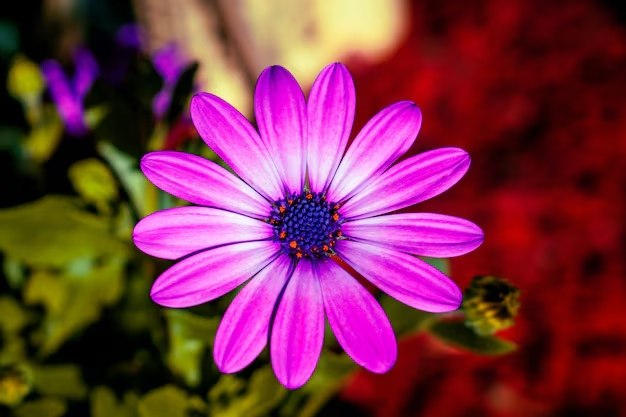
#> input picture assets/flor.jpg, 626 x 417 px; its folder holds only this picture in this run
$ jupyter execute bordas.ipynb
#> lines starting #> are read from the running program, lines starting #| are printed output that depends on the picture; after the words box and inside, x2 and y2 are one past the last pixel; in counts of white or black regions, pixels touching at a corner belong together
# Estudo sobre detecção de bordas

Referencial:
- https://medium.com/turing-talks/detec%C3%A7%C3%A3o-de-bordas-e-transforma%C3%A7%C3%B5es-morfol%C3%B3gicas-em-imagens-com-opencv-8aecf8c8ba2f
- https://docs.opencv.org/4.x/d4/d73/tutorial_py_contours_begin.html

## Bibliotecas

[cell 1]
import cv2 as cv
import matplotlib.pyplot as plt
import os

## Variáveis

[cell 2]
samplesImagesPath = os.listdir("../assets")
samplesImagesPath = map(
    lambda file: f"../assets/{file}",
    samplesImagesPath
)
samplesImagesPath = list(samplesImagesPath)

## Operador de Sobel

[cell 3]
def sobelPlot(imagePath):
#> called with imagePath = '../assets/flor.jpg'
    image = cv.imread(
        imagePath,
        cv.IMREAD_GRAYSCALE
    )
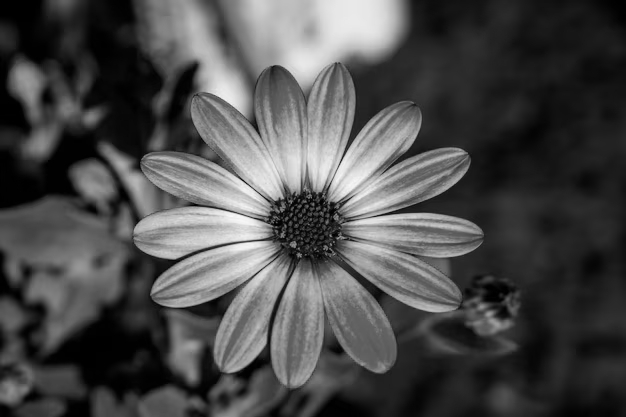
#> image: shape (417, 626); min 0, max 250, mean 75.3
    sobel = cv.Sobel(image, -1, 1, 1)
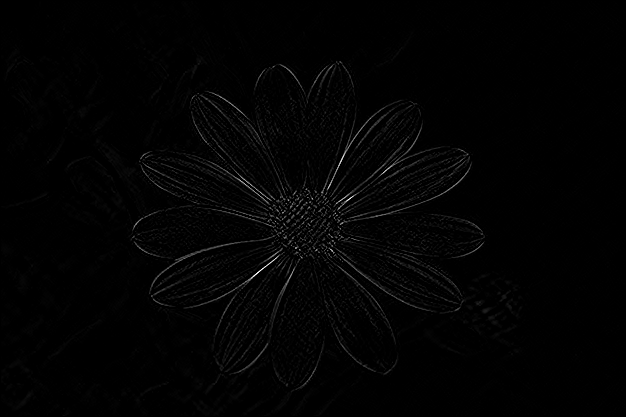
#> sobel: shape (417, 626); min 0, max 255, mean 2.9

    figure, axes = plt.subplots(ncols = 2, figsize = (15,5))

    axes[0].imshow(image, cmap = 'gray')
    axes[0].set_title('Original')
    axes[0].axis('off')

    axes[1].imshow(sobel, cmap = 'gray')
    axes[1].set_title('Sobel Aplicado')
    axes[1].axis('off')

    plt.show()
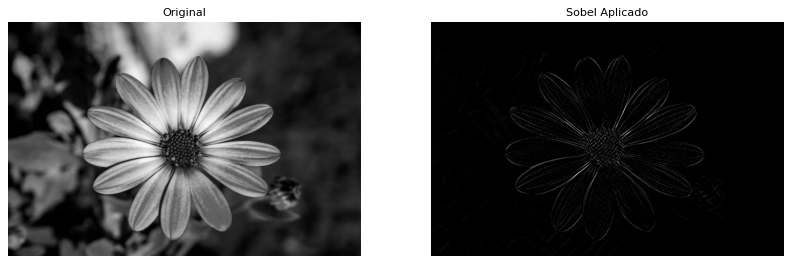
#> figure drawn by matplotlib, 2 panels
    plt.close(figure)

[cell 4]
for samplePath in samplesImagesPath:
    sobelPlot(samplePath)

## Operador Canny

[cell 5]
def cannyPlot(imagePath):
#> called with imagePath = '../assets/flor.jpg'
    image = cv.imread(
        imagePath,
        cv.IMREAD_GRAYSCALE
    )
    cannedImage = cv.Canny(image, 150, 150)
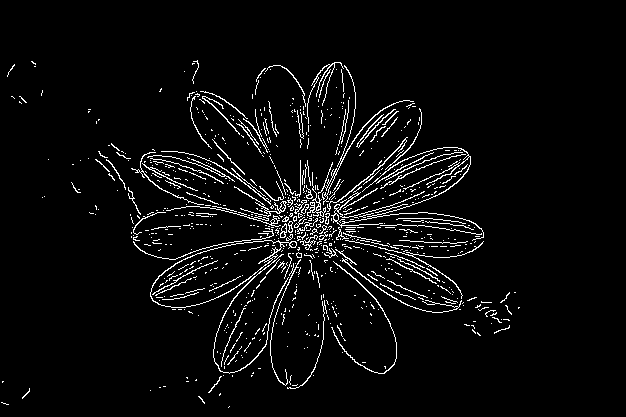
#> cannedImage: shape (417, 626); 4.4% white in thin lines or dots, all inside (x1, y1, x2, y2) = (1, 60, 520, 408)

    figure, axes = plt.subplots(ncols = 2, figsize = (15,5))

    axes[0].imshow(image, cmap = 'gray')
    axes[0].set_title('Original')
    axes[0].axis('off')

    axes[1].imshow(cannedImage, cmap = 'gray')
    axes[1].set_title('Canny Aplicado')
    axes[1].axis('off')

    plt.show()
    plt.close(figure)

[cell 6]
for samplePath in samplesImagesPath:
    cannyPlot(samplePath)

## Mapeando as contornos

[cell 7]
image = cv.imread(samplesImagesPath[0])
#> image is the input picture: shape (417, 626, 3); mean B, G, R 73.5, 51.3, 123

imageGray = cv.cvtColor(image, cv.COLOR_BGR2GRAY)

cannedImage = cv.Canny(
    imageGray,
    threshold1 = 100,
    threshold2 = 400
)
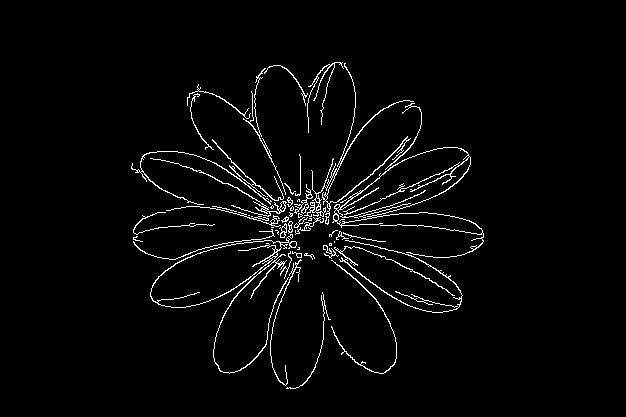
#> cannedImage: shape (417, 626); 2.9% white in thin lines or dots, all inside (x1, y1, x2, y2) = (131, 62, 484, 389)

contours, hierarchy = cv.findContours(
    cannedImage,
    cv.RETR_EXTERNAL,
    cv.CHAIN_APPROX_SIMPLE
)
#> contours = 53 contours, 33 with area under 20; largest, box (x1, y1, x2, y2) and area: (332, 147, 484, 258) 5050, (150, 234, 297, 308) 5020, (304, 63, 414, 225) 276, (334, 240, 463, 313) 150, (150, 158, 287, 217) 128

print("Contornos encontrados: ", len(contours))
#| Contornos encontrados:  53

plt.imshow(image)
plt.show()

plt.imshow(cannedImage)
plt.show()

plt.close()
